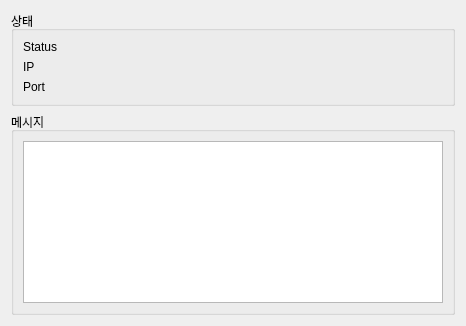
<?xml version="1.0" encoding="UTF-8"?>
<ui version="4.0">
 <class>Widget</class>
 <widget class="QWidget" name="Widget">
  <property name="geometry">
   <rect>
    <x>0</x>
    <y>0</y>
    <width>466</width>
    <height>326</height>
   </rect>
  </property>
  <property name="windowTitle">
   <string>Widget</string>
  </property>
  <layout class="QHBoxLayout" name="horizontalLayout">
   <item>
    <layout class="QVBoxLayout" name="verticalLayout">
     <item>
      <widget class="QGroupBox" name="groupBox">
       <property name="title">
        <string>상태</string>
       </property>
       <layout class="QVBoxLayout" name="verticalLayout_2">
        <item>
         <widget class="QLabel" name="lbStatus">
          <property name="text">
           <string>Status</string>
          </property>
         </widget>
        </item>
        <item>
         <widget class="QLabel" name="lbIP">
          <property name="text">
           <string>IP</string>
          </property>
         </widget>
        </item>
        <item>
         <widget class="QLabel" name="lbPort">
          <property name="text">
           <string>Port</string>
          </property>
         </widget>
        </item>
       </layout>
      </widget>
     </item>
     <item>
      <widget class="QGroupBox" name="groupBox_2">
       <property name="title">
        <string>메시지</string>
       </property>
       <layout class="QVBoxLayout" name="verticalLayout_3">
        <item>
         <widget class="QTextEdit" name="edMsg"/>
        </item>
       </layout>
      </widget>
     </item>
    </layout>
   </item>
  </layout>
 </widget>
 <resources/>
 <connections/>
</ui>
